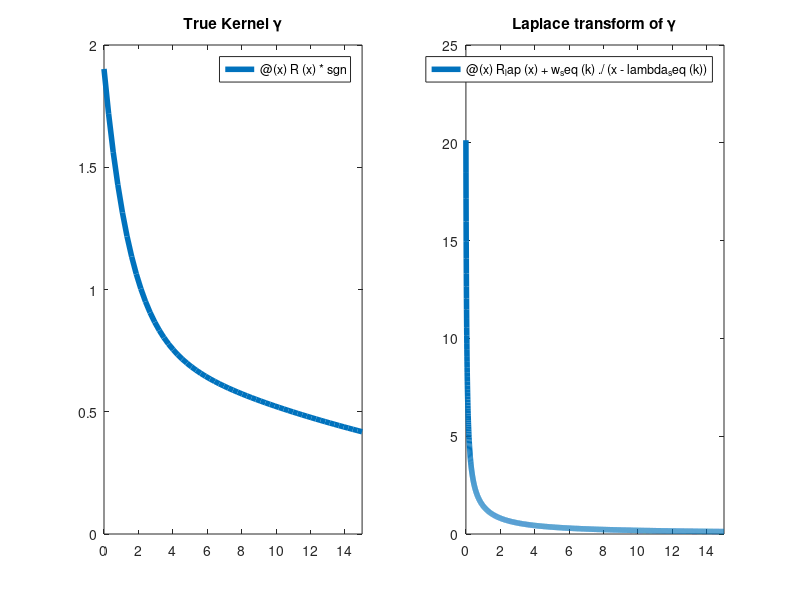

MATLAB code for this plot:
% p = 5;
% w_seq = 3*(rand(p, 1));
% lambda_seq = rand(p, 1);

p = 1;
q = 3;

w_seq = zeros(2*p+q, 1);
lambda_seq = zeros(2*p+q, 1);

for k = 1:p
    w_seq(2*k-1) = (rand()-0.5);
    lambda_seq(2*k-1) = (rand()-0.5)*1i - 3*rand();
    w_seq(2*k) = w_seq(2*k-1);
    lambda_seq(2*k) = conj(lambda_seq(2*k-1));
end

for k = 2*p+1:2*p+q
    w_seq(k) = rand();
    lambda_seq(k) = -3*rand();
end







R = @(x) 0*x;
S = @(x) 0*x;
for k = 1:2*p+q
    R = @(x) R(x) + w_seq(k)*exp(lambda_seq(k)*x);
    S = @(x) S(x) + w_seq(k)*lambda_seq(k)/pi ./(x.^2 + lambda_seq(k)^2);
end

a = 1;
sgn = sign(R(0));
R = @(x) R(x)*sgn;
S = @(x) S(x)*sgn;
% S is the Fourier transform of R
% The fourier transform used here is 
% F[R] = 1/2pi int R(x) exp(-iwx)dx = S(w)

R_lap = @(x) 0*x;

for k = 1:2*p+q
    R_lap = @(x) R_lap(x) + w_seq(k)./(x - lambda_seq(k));
end


figure;
subplot(121)
fplot(R, [0, 15], 'LineWidth', 4);title('True Kernel \gamma')
subplot(122)
fplot(R_lap, [0, 15], 'LineWidth', 4);title('Laplace transform of \gamma')

a = 1;